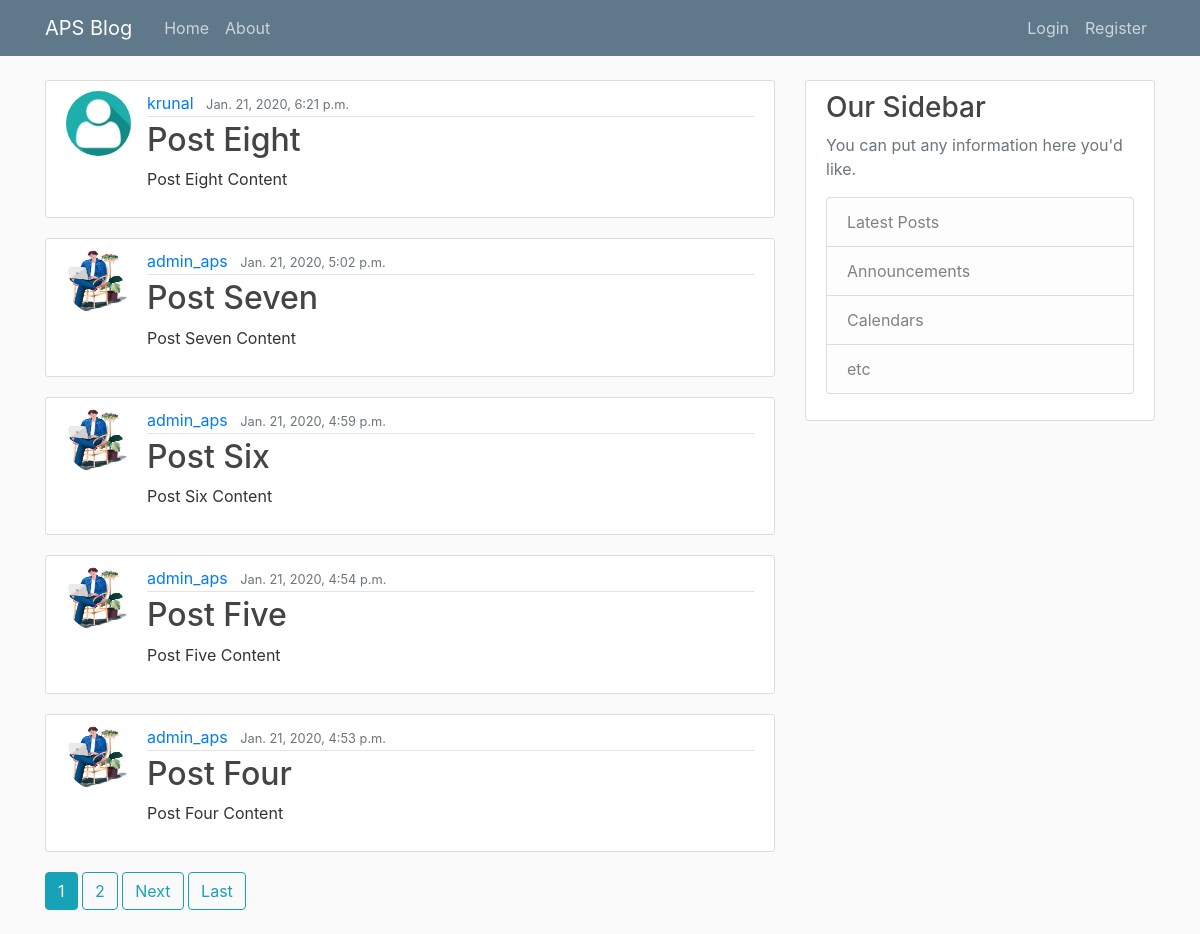
Screenshot of /blog/ with the database file from the repository.
### blogApp/models.py (models this page shows, shortened)
class Post(models.Model):
    title=models.CharField(max_length=100)
    content=models.TextField()
    date_posted=models.DateTimeField(default=timezone.now)
    author=models.ForeignKey(User,on_delete=models.CASCADE) #on_delete=models.CASCADE is used for "When we delete a user, all posts that was posted by that user"

### users/models.py (models this page shows, shortened)
class Profile(models.Model):
    user=models.OneToOneField(User,on_delete=models.CASCADE)
    image=models.ImageField(default='default.jpg',upload_to='profile_pics')

### blogApp/views.py (the view)
# urls.py: path('', PostListView.as_view(),name='blog-home'),
class PostListView(ListView):
    model=Post
    template_name='blogApp/home.html' #<app>/<model>_<viewType>
    context_object_name='posts'
    ordering=['-date_posted']
    paginate_by=5

### blogApp/templates/blogApp/home.html (shortened to what this page needs)
{% extends 'blogApp/base.html' %}
{% block content %}
    {% for post in posts %}
    <article class="media content-section">
      <img class='rounded-circle article-img' src='{{ post.author.profile.image.url }}'>
        <div class="media-body">
          <div class="article-metadata">
            <a class="mr-2" href="{% url 'user-posts' post.author.username %}">{{ post.author }}</a>
            <small class="text-muted">{{ post.date_posted }}</small>
          </div>
          <h2><a class="article-title" href="{% url 'post-detail' post.id %}">{{ post.title }}</a></h2>
          <p class="article-content">{{ post.content }}</p>
        </div>
      </article>
{% endfor%}
{% if is_paginated %}
      {% for num in page_obj.paginator.page_range %}
        {% if page_obj.number == num %}
          <a class="btn btn-info mb-4" href="?page={{ num }}">{{ num }}</a>
        {% elif num > page_obj.number|add:'-3' and num < page_obj.number|add:'3' %}
          <a class="btn btn-outline-info mb-4" href="?page={{ num }}">{{ num }}</a>
        {% endif %}
      {% endfor %}
      {% if page_obj.has_next %}
        <a class="btn btn-outline-info mb-4" href="?page={{ page_obj.next_page_number }}">Next</a>
        <a class="btn btn-outline-info mb-4" href="?page={{ page_obj.paginator.num_pages }}">Last</a>
      {% endif %}
    {% endif %}
{% endblock content %}

### blogApp/templates/blogApp/base.html (shortened to what this page needs)
{% load static %}
<!DOCTYPE html>
<html lang="en">
<head>
    <link rel="stylesheet" href="https://stackpath.bootstrapcdn.com/bootstrap/4.4.1/css/bootstrap.min.css">
    <link rel="stylesheet" type="text/css" href="{% static 'blogApp/main.css' %}">
</head>
<body>
    <header class="site-header">
        <nav class="navbar navbar-expand-md navbar-dark bg-steel fixed-top">
          <div class="container">
            <a class="navbar-brand mr-4" href="{% url 'blog-home' %}">APS Blog</a>
            <div class="collapse navbar-collapse" id="navbarToggle">
              <div class="navbar-nav mr-auto">
                <a class="nav-item nav-link" href="{% url 'blog-home' %}">Home</a>
                <a class="nav-item nav-link" href="{% url 'blog-about' %}">About</a>
              </div>
              <div class="navbar-nav">
                {% if user.is_authenticated %}
                <a class="nav-item nav-link" href="{% url 'post-create' %}">New Post</a>
                <a class="nav-item nav-link" href="{% url 'blog-profile' %}">Profile</a>
                <a class="nav-item nav-link" href="{% url 'blog-logout' %}">Logout</a>
                {% else %}
                  <a class="nav-item nav-link" href="{% url 'blog-login' %}">Login</a>
                  <a class="nav-item nav-link" href="{% url 'blog-register' %}">Register</a>
                {% endif %}
              </div>
            </div>
          </div>
        </nav>
      </header>
      <main role="main" class="container">
        <div class="row">
          <div class="col-md-8">
            {% block content %}{% endblock %}
          </div>
          <div class="col-md-4">
            <div class="content-section">
              <h3>Our Sidebar</h3>
              <p class='text-muted'>You can put any information here you'd like.
                <ul class="list-group">
                  <li class="list-group-item list-group-item-light">Latest Posts</li>
                  <li class="list-group-item list-group-item-light">Announcements</li>
                  <li class="list-group-item list-group-item-light">Calendars</li>
                  <li class="list-group-item list-group-item-light">etc</li>
                </ul>
              </p>
            </div>
          </div>
        </div>
      </main>
</body>
</html>

### blogApp/static/blogApp/main.css (style rules this page uses)
body { background: #fafafa; color: #333333; margin-top: 5rem; }
h1, h2, h3, h4, h5, h6 { color: #444444; }
ul { margin: 0; }
.bg-steel { background-color: #5f788a; }
.site-header .navbar-nav .nav-link { color: #cbd5db; }
.content-section { background: #ffffff; padding: 10px 20px; border: 1px solid #dddddd; border-radius: 3px; margin-bottom: 20px; }
.article-title { color: #444444; }
.article-content { white-space: pre-line; }
.article-img { height: 65px; width: 65px; margin-right: 16px; }
.article-metadata { padding-bottom: 1px; margin-bottom: 4px; border-bottom: 1px solid #e3e3e3 }

### rows the page displays
Post: author.profile.image (placeholder picture), author "krunal", date_posted "Jan. 21, 2020, 6:21 p.m.", title "Post Eight", content "Post Eight Content"
Post: author.profile.image (picture), author "admin_aps", date_posted "Jan. 21, 2020, 5:02 p.m.", title "Post Seven", content "Post Seven Content"
Post: author.profile.image (picture), author "admin_aps", date_posted "Jan. 21, 2020, 4:59 p.m.", title "Post Six", content "Post Six Content"
Post: author.profile.image (picture), author "admin_aps", date_posted "Jan. 21, 2020, 4:54 p.m.", title "Post Five", content "Post Five Content"
Post: author.profile.image (picture), author "admin_aps", date_posted "Jan. 21, 2020, 4:53 p.m.", title "Post Four", content "Post Four Content"

### other values shown
{{ num }} "1"
{{ num }} "2"
